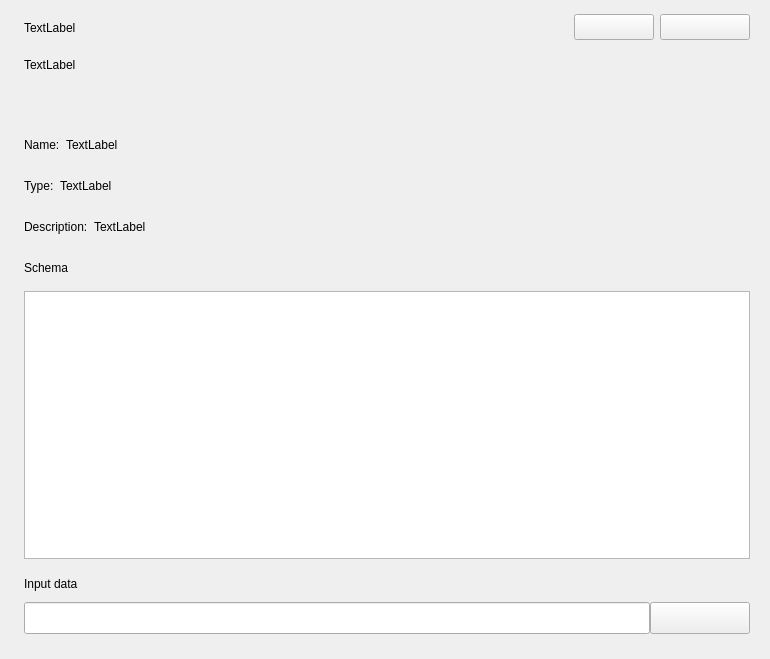
<?xml version="1.0" encoding="UTF-8"?>
<ui version="4.0">
 <class>DataRefactorTaskConfigUI</class>
 <widget class="QWidget" name="DataRefactorTaskConfigUI">
  <property name="geometry">
   <rect>
    <x>0</x>
    <y>0</y>
    <width>770</width>
    <height>659</height>
   </rect>
  </property>
  <property name="windowTitle">
   <string>Form</string>
  </property>
  <layout class="QVBoxLayout" name="verticalLayout">
   <property name="leftMargin">
    <number>20</number>
   </property>
   <property name="topMargin">
    <number>10</number>
   </property>
   <property name="rightMargin">
    <number>20</number>
   </property>
   <property name="bottomMargin">
    <number>24</number>
   </property>
   <item>
    <widget class="QWidget" name="widgetRefactorTitle" native="true">
     <property name="sizePolicy">
      <sizepolicy hsizetype="Preferred" vsizetype="Fixed">
       <horstretch>0</horstretch>
       <verstretch>0</verstretch>
      </sizepolicy>
     </property>
     <property name="minimumSize">
      <size>
       <width>0</width>
       <height>35</height>
      </size>
     </property>
     <property name="maximumSize">
      <size>
       <width>16777215</width>
       <height>35</height>
      </size>
     </property>
     <property name="statusTip">
      <string/>
     </property>
     <layout class="QHBoxLayout" name="horizontalLayout">
      <property name="leftMargin">
       <number>4</number>
      </property>
      <property name="topMargin">
       <number>0</number>
      </property>
      <property name="rightMargin">
       <number>0</number>
      </property>
      <property name="bottomMargin">
       <number>0</number>
      </property>
      <item>
       <widget class="QLabel" name="lblRefactorName">
        <property name="statusTip">
         <string>lbl-f18-title</string>
        </property>
        <property name="text">
         <string>TextLabel</string>
        </property>
       </widget>
      </item>
      <item>
       <spacer name="horizontalSpacer">
        <property name="orientation">
         <enum>Qt::Horizontal</enum>
        </property>
        <property name="sizeHint" stdset="0">
         <size>
          <width>485</width>
          <height>20</height>
         </size>
        </property>
       </spacer>
      </item>
      <item>
       <widget class="QToolButton" name="btnRefactorTaskConfigSaveTask">
        <property name="minimumSize">
         <size>
          <width>80</width>
          <height>26</height>
         </size>
        </property>
        <property name="maximumSize">
         <size>
          <width>80</width>
          <height>26</height>
         </size>
        </property>
        <property name="statusTip">
         <string>btn-miniTopRight</string>
        </property>
        <property name="text">
         <string/>
        </property>
       </widget>
      </item>
      <item>
       <widget class="QToolButton" name="btnRefactorTaskConfigSaveAsTask">
        <property name="minimumSize">
         <size>
          <width>90</width>
          <height>26</height>
         </size>
        </property>
        <property name="maximumSize">
         <size>
          <width>90</width>
          <height>26</height>
         </size>
        </property>
        <property name="statusTip">
         <string>btn-miniTopRight</string>
        </property>
        <property name="text">
         <string/>
        </property>
       </widget>
      </item>
     </layout>
    </widget>
   </item>
   <item>
    <widget class="QWidget" name="widget" native="true">
     <property name="sizePolicy">
      <sizepolicy hsizetype="Preferred" vsizetype="Fixed">
       <horstretch>0</horstretch>
       <verstretch>0</verstretch>
      </sizepolicy>
     </property>
     <property name="minimumSize">
      <size>
       <width>0</width>
       <height>27</height>
      </size>
     </property>
     <property name="maximumSize">
      <size>
       <width>16777215</width>
       <height>27</height>
      </size>
     </property>
     <layout class="QHBoxLayout" name="horizontalLayout_2">
      <property name="spacing">
       <number>10</number>
      </property>
      <property name="leftMargin">
       <number>4</number>
      </property>
      <property name="topMargin">
       <number>0</number>
      </property>
      <property name="rightMargin">
       <number>0</number>
      </property>
      <property name="bottomMargin">
       <number>0</number>
      </property>
      <item>
       <widget class="QLabel" name="lblRefactorDesc">
        <property name="statusTip">
         <string>lbl-light</string>
        </property>
        <property name="text">
         <string>TextLabel</string>
        </property>
       </widget>
      </item>
      <item>
       <spacer name="horizontalSpacer_2">
        <property name="orientation">
         <enum>Qt::Horizontal</enum>
        </property>
        <property name="sizeHint" stdset="0">
         <size>
          <width>539</width>
          <height>20</height>
         </size>
        </property>
       </spacer>
      </item>
     </layout>
    </widget>
   </item>
   <item>
    <widget class="QWidget" name="widget_3" native="true">
     <layout class="QVBoxLayout" name="verticalLayout_3">
      <property name="leftMargin">
       <number>0</number>
      </property>
      <property name="topMargin">
       <number>2</number>
      </property>
      <property name="rightMargin">
       <number>0</number>
      </property>
      <property name="bottomMargin">
       <number>0</number>
      </property>
      <item>
       <widget class="QWidget" name="widgetParamTab" native="true">
        <property name="sizePolicy">
         <sizepolicy hsizetype="Preferred" vsizetype="Fixed">
          <horstretch>0</horstretch>
          <verstretch>0</verstretch>
         </sizepolicy>
        </property>
        <property name="minimumSize">
         <size>
          <width>0</width>
          <height>35</height>
         </size>
        </property>
        <property name="maximumSize">
         <size>
          <width>16777215</width>
          <height>35</height>
         </size>
        </property>
        <property name="statusTip">
         <string>widget-miniTop</string>
        </property>
        <layout class="QHBoxLayout" name="horizontalLayout_4">
         <property name="leftMargin">
          <number>0</number>
         </property>
         <property name="topMargin">
          <number>0</number>
         </property>
         <property name="rightMargin">
          <number>0</number>
         </property>
         <property name="bottomMargin">
          <number>0</number>
         </property>
         <item>
          <widget class="QWidget" name="widgetBtnParamsGroup" native="true">
           <property name="minimumSize">
            <size>
             <width>30</width>
             <height>0</height>
            </size>
           </property>
           <layout class="QHBoxLayout" name="horizontalLayout_12">
            <property name="leftMargin">
             <number>0</number>
            </property>
            <property name="topMargin">
             <number>0</number>
            </property>
            <property name="rightMargin">
             <number>0</number>
            </property>
            <property name="bottomMargin">
             <number>0</number>
            </property>
           </layout>
          </widget>
         </item>
         <item>
          <spacer name="horizontalSpacer_9">
           <property name="orientation">
            <enum>Qt::Horizontal</enum>
           </property>
           <property name="sizeHint" stdset="0">
            <size>
             <width>40</width>
             <height>20</height>
            </size>
           </property>
          </spacer>
         </item>
        </layout>
       </widget>
      </item>
      <item>
       <widget class="QWidget" name="widget_7" native="true">
        <property name="sizePolicy">
         <sizepolicy hsizetype="Preferred" vsizetype="Fixed">
          <horstretch>0</horstretch>
          <verstretch>0</verstretch>
         </sizepolicy>
        </property>
        <property name="minimumSize">
         <size>
          <width>0</width>
          <height>35</height>
         </size>
        </property>
        <property name="maximumSize">
         <size>
          <width>16777215</width>
          <height>35</height>
         </size>
        </property>
        <layout class="QHBoxLayout" name="horizontalLayout_5">
         <property name="leftMargin">
          <number>4</number>
         </property>
         <property name="topMargin">
          <number>0</number>
         </property>
         <property name="rightMargin">
          <number>0</number>
         </property>
         <property name="bottomMargin">
          <number>0</number>
         </property>
         <item>
          <widget class="QLabel" name="label_3">
           <property name="statusTip">
            <string>lbl-f16-normal</string>
           </property>
           <property name="text">
            <string>Name:</string>
           </property>
          </widget>
         </item>
         <item>
          <widget class="QLabel" name="lblParamName">
           <property name="statusTip">
            <string>lbl-f16-normal</string>
           </property>
           <property name="text">
            <string>TextLabel</string>
           </property>
          </widget>
         </item>
         <item>
          <spacer name="horizontalSpacer_4">
           <property name="orientation">
            <enum>Qt::Horizontal</enum>
           </property>
           <property name="sizeHint" stdset="0">
            <size>
             <width>40</width>
             <height>20</height>
            </size>
           </property>
          </spacer>
         </item>
        </layout>
       </widget>
      </item>
      <item>
       <widget class="QWidget" name="widget_8" native="true">
        <property name="minimumSize">
         <size>
          <width>0</width>
          <height>35</height>
         </size>
        </property>
        <property name="maximumSize">
         <size>
          <width>16777215</width>
          <height>35</height>
         </size>
        </property>
        <layout class="QHBoxLayout" name="horizontalLayout_6">
         <property name="leftMargin">
          <number>4</number>
         </property>
         <property name="topMargin">
          <number>0</number>
         </property>
         <property name="rightMargin">
          <number>0</number>
         </property>
         <property name="bottomMargin">
          <number>0</number>
         </property>
         <item>
          <widget class="QLabel" name="label_4">
           <property name="statusTip">
            <string>lbl-f16-normal</string>
           </property>
           <property name="text">
            <string>Type:</string>
           </property>
          </widget>
         </item>
         <item>
          <widget class="QLabel" name="lblParamType">
           <property name="statusTip">
            <string>lbl-f16-normal</string>
           </property>
           <property name="text">
            <string>TextLabel</string>
           </property>
          </widget>
         </item>
         <item>
          <spacer name="horizontalSpacer_5">
           <property name="orientation">
            <enum>Qt::Horizontal</enum>
           </property>
           <property name="sizeHint" stdset="0">
            <size>
             <width>631</width>
             <height>20</height>
            </size>
           </property>
          </spacer>
         </item>
        </layout>
       </widget>
      </item>
      <item>
       <widget class="QWidget" name="widget_9" native="true">
        <property name="minimumSize">
         <size>
          <width>0</width>
          <height>35</height>
         </size>
        </property>
        <property name="maximumSize">
         <size>
          <width>16777215</width>
          <height>35</height>
         </size>
        </property>
        <layout class="QHBoxLayout" name="horizontalLayout_7">
         <property name="leftMargin">
          <number>4</number>
         </property>
         <property name="topMargin">
          <number>0</number>
         </property>
         <property name="rightMargin">
          <number>0</number>
         </property>
         <property name="bottomMargin">
          <number>0</number>
         </property>
         <item>
          <widget class="QLabel" name="label_5">
           <property name="statusTip">
            <string>lbl-f16-normal</string>
           </property>
           <property name="text">
            <string>Description:</string>
           </property>
          </widget>
         </item>
         <item>
          <widget class="QLabel" name="lblParamDescription">
           <property name="statusTip">
            <string>lbl-f16-normal</string>
           </property>
           <property name="text">
            <string>TextLabel</string>
           </property>
          </widget>
         </item>
         <item>
          <spacer name="horizontalSpacer_6">
           <property name="orientation">
            <enum>Qt::Horizontal</enum>
           </property>
           <property name="sizeHint" stdset="0">
            <size>
             <width>589</width>
             <height>20</height>
            </size>
           </property>
          </spacer>
         </item>
        </layout>
       </widget>
      </item>
      <item>
       <widget class="QWidget" name="widget_10" native="true">
        <property name="minimumSize">
         <size>
          <width>0</width>
          <height>35</height>
         </size>
        </property>
        <property name="maximumSize">
         <size>
          <width>16777215</width>
          <height>35</height>
         </size>
        </property>
        <layout class="QHBoxLayout" name="horizontalLayout_10">
         <property name="leftMargin">
          <number>4</number>
         </property>
         <property name="topMargin">
          <number>0</number>
         </property>
         <property name="rightMargin">
          <number>0</number>
         </property>
         <property name="bottomMargin">
          <number>0</number>
         </property>
         <item>
          <widget class="QLabel" name="label_7">
           <property name="statusTip">
            <string>lbl-f16-normal</string>
           </property>
           <property name="text">
            <string>Schema</string>
           </property>
          </widget>
         </item>
         <item>
          <spacer name="horizontalSpacer_8">
           <property name="orientation">
            <enum>Qt::Horizontal</enum>
           </property>
           <property name="sizeHint" stdset="0">
            <size>
             <width>685</width>
             <height>20</height>
            </size>
           </property>
          </spacer>
         </item>
        </layout>
       </widget>
      </item>
      <item>
       <widget class="QWidget" name="widget_11" native="true">
        <layout class="QHBoxLayout" name="horizontalLayout_11">
         <property name="spacing">
          <number>0</number>
         </property>
         <property name="leftMargin">
          <number>4</number>
         </property>
         <property name="topMargin">
          <number>0</number>
         </property>
         <property name="rightMargin">
          <number>0</number>
         </property>
         <property name="bottomMargin">
          <number>0</number>
         </property>
         <item>
          <widget class="QTextEdit" name="txtRefactorSchema">
           <property name="readOnly">
            <bool>true</bool>
           </property>
          </widget>
         </item>
        </layout>
       </widget>
      </item>
     </layout>
    </widget>
   </item>
   <item>
    <widget class="QWidget" name="widget_4" native="true">
     <property name="sizePolicy">
      <sizepolicy hsizetype="Preferred" vsizetype="Fixed">
       <horstretch>0</horstretch>
       <verstretch>0</verstretch>
      </sizepolicy>
     </property>
     <property name="minimumSize">
      <size>
       <width>0</width>
       <height>70</height>
      </size>
     </property>
     <property name="maximumSize">
      <size>
       <width>16777215</width>
       <height>70</height>
      </size>
     </property>
     <layout class="QVBoxLayout" name="verticalLayout_4">
      <property name="spacing">
       <number>0</number>
      </property>
      <property name="leftMargin">
       <number>4</number>
      </property>
      <property name="topMargin">
       <number>0</number>
      </property>
      <property name="rightMargin">
       <number>0</number>
      </property>
      <property name="bottomMargin">
       <number>0</number>
      </property>
      <item>
       <widget class="QWidget" name="widget_6" native="true">
        <property name="minimumSize">
         <size>
          <width>0</width>
          <height>35</height>
         </size>
        </property>
        <property name="maximumSize">
         <size>
          <width>16777215</width>
          <height>35</height>
         </size>
        </property>
        <layout class="QHBoxLayout" name="horizontalLayout_8">
         <property name="leftMargin">
          <number>0</number>
         </property>
         <property name="topMargin">
          <number>0</number>
         </property>
         <property name="rightMargin">
          <number>0</number>
         </property>
         <property name="bottomMargin">
          <number>0</number>
         </property>
         <item>
          <widget class="QLabel" name="lblMethodParamType">
           <property name="statusTip">
            <string>lbl-f16-normal</string>
           </property>
           <property name="text">
            <string>Input data</string>
           </property>
          </widget>
         </item>
         <item>
          <spacer name="horizontalSpacer_7">
           <property name="orientation">
            <enum>Qt::Horizontal</enum>
           </property>
           <property name="sizeHint" stdset="0">
            <size>
             <width>661</width>
             <height>20</height>
            </size>
           </property>
          </spacer>
         </item>
        </layout>
       </widget>
      </item>
      <item>
       <widget class="QWidget" name="widget_12" native="true">
        <property name="minimumSize">
         <size>
          <width>0</width>
          <height>32</height>
         </size>
        </property>
        <property name="maximumSize">
         <size>
          <width>16777215</width>
          <height>32</height>
         </size>
        </property>
        <layout class="QHBoxLayout" name="horizontalLayout_9">
         <property name="spacing">
          <number>0</number>
         </property>
         <property name="leftMargin">
          <number>0</number>
         </property>
         <property name="topMargin">
          <number>0</number>
         </property>
         <property name="rightMargin">
          <number>0</number>
         </property>
         <property name="bottomMargin">
          <number>0</number>
         </property>
         <item>
          <widget class="QLineEdit" name="txtRefactorTaskConfigInput">
           <property name="sizePolicy">
            <sizepolicy hsizetype="Expanding" vsizetype="Expanding">
             <horstretch>0</horstretch>
             <verstretch>0</verstretch>
            </sizepolicy>
           </property>
           <property name="statusTip">
            <string>txt-ConfigDataTask</string>
           </property>
           <property name="readOnly">
            <bool>true</bool>
           </property>
          </widget>
         </item>
         <item>
          <widget class="QToolButton" name="btnRefactorTaskConfigInput">
           <property name="sizePolicy">
            <sizepolicy hsizetype="Fixed" vsizetype="Expanding">
             <horstretch>0</horstretch>
             <verstretch>0</verstretch>
            </sizepolicy>
           </property>
           <property name="minimumSize">
            <size>
             <width>100</width>
             <height>0</height>
            </size>
           </property>
           <property name="maximumSize">
            <size>
             <width>100</width>
             <height>16777215</height>
            </size>
           </property>
           <property name="statusTip">
            <string>btn-diffcolor-square</string>
           </property>
           <property name="text">
            <string/>
           </property>
          </widget>
         </item>
        </layout>
       </widget>
      </item>
     </layout>
    </widget>
   </item>
  </layout>
 </widget>
 <resources/>
 <connections/>
</ui>
